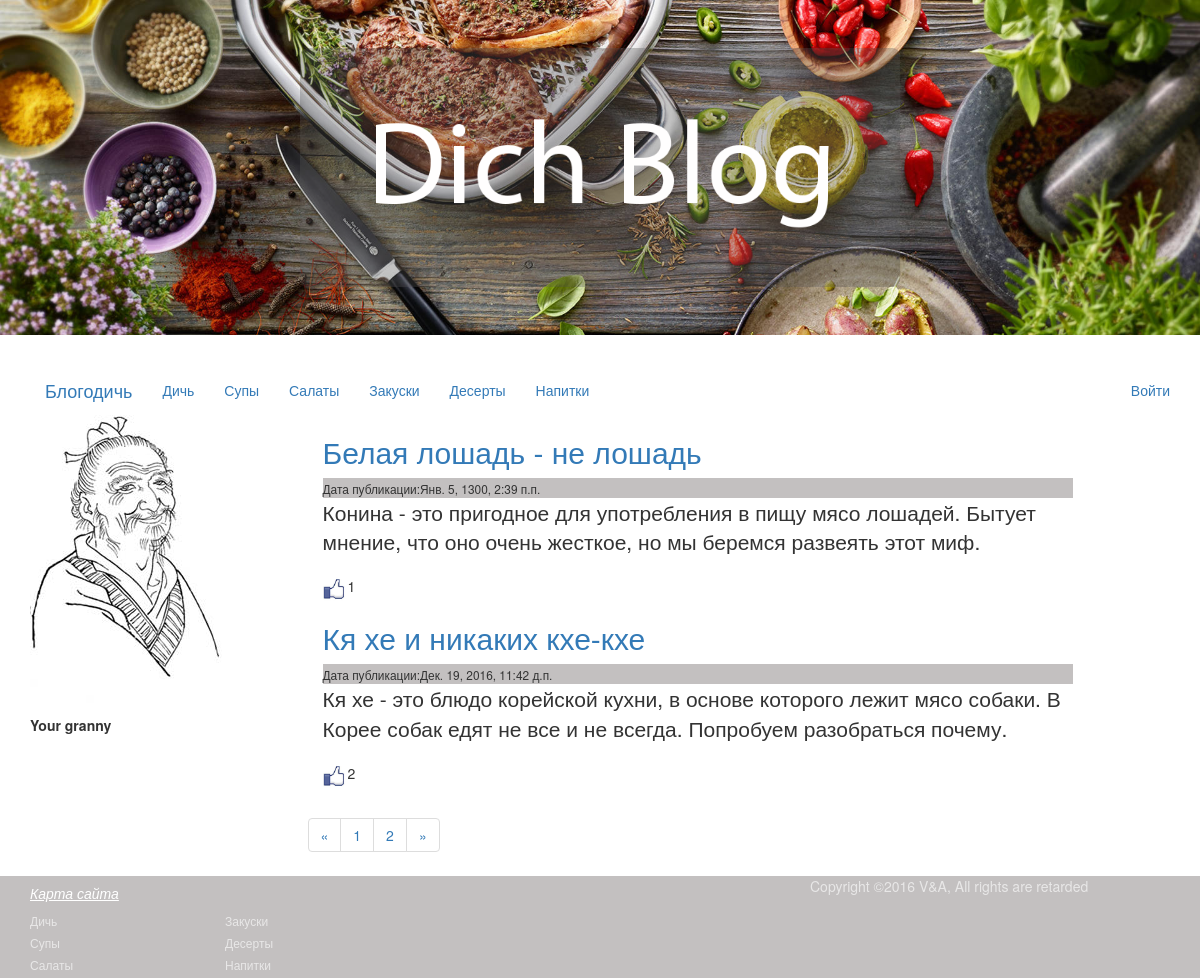
Screenshot of /basicview/articles/all/ with the database file from the repository.
### article/models.py (models this page shows)
class Article(models.Model):
    class Meta():
        db_table = 'article'
    article_title = models.CharField(max_length=200)
    article_text = models.TextField()
    article_date = models.DateTimeField()
    article_likes = models.IntegerField(default=0)

### article/views.py (the view)
# urls.py: url(r'^articles/get/(?P<article_id>\d+)/$',  views.article),
def articles(request, page_number=1):
    all_articles = Article.objects.all()
    current_page = Paginator(all_articles, 2)
    return render_to_response('articles.html', {'articles': current_page.page(page_number), 'username': auth.get_user(request).username})

### article/templates/articles.html
{% extends 'main.html' %}
{% load static %}
{% block article %}
<div class="container">
			<div class="row">
				<div class="col-md-3 box profile">
				<aside>
					<img src="{% static 'img/lun.jpg' %}" alt="Mr Froid">
                    <label>Your granny</label>
				</aside>
			</div>
			<div class="col-md-8 box">
{% for article in articles %}
                <article>
					<header><h2><a href="/articles/get/{{ article.id }}/">{{ article.article_title }}</a></h2></header>
					<footer><small>Дата публикации:{{ article.article_date }}</small></footer>
				    <div class="lead">{{ article.article_text }}</div>
                    <p><a href="/articles/addlike/{{ article.id }}/"><img src="{% static 'images.jpg' %}" width="25px" height="25px"></a>{{ article.article_likes }}</p>
				</article>
{% endfor %}
    <div class="row">
        <div class="large-3 large-offset-5 columns">
            <ul class="pagination">
                {% if articles.has_previous %}
                    <li class="arrow"><a href="/page/{{ articles.previous_page_number }}/">&laquo;</a></li>
                {% else %}
                    <li class="arrow unavailable"><a href="">&laquo;</a></li>
                {% endif %}
                {% for page in articles.paginator.page_range %}
                    {% if page == articles.number %}
                        <li class="current"><a href="/page/{{ page }}/">{{ page }}</a></li>
                    {% else %}
                        <li><a href="/page/{{ page }}/">{{ page }}</a></li>
                    {% endif %}
                {% endfor %}
                {% if articles.has_next %}
                    <li class="arrow"><a href="/page/{{ articles.next_page_number }}/">&raquo;</a></li>
                {% else %}
                    <li class="arrow unavailable"><a href="">&raquo;</a></li>
                {% endif %}
            </ul>
        </div>
    </div>
</div>
            </div>
    </div>
{% endblock %}

### article/templates/main.html (shortened to what this page needs)
{% load static %}
<!DOCTYPE html>
<html>
<head>
	<link href="{% static 'css/bootstrap.min.css' %}" rel="stylesheet">
	<link href="{% static 'css/main.css' %}" rel="stylesheet">
</head>
<body>
<header>
    <div class="jumbotron">
    	<img src="{% static 'img/logo.png' %}" title="M-m-m, so tasty!" width="50%" height="50%">
    </div>
</header>
    <div class="container">
        <a class="navbar-brand" href='#'>Блогодичь</a>
<div class="top-bar">
    <section class="top-bar-section">
         <ul class="nav navbar-nav">
    		<li class="active"><a href="#">Дичь<span class="sr-only">(текущее)</span></a></li>
    		<li><a href="#">Супы<span class="sr-only">(текущее)</span></a></li>
    		<li><a href="#">Салаты<span class="sr-only">(текущее)</span></a></li>
    		<li><a href="#">Закуски<span class="sr-only">(текущее)</span></a></li>
    		<li><a href="#">Десерты<span class="sr-only">(текущее)</span></a></li>
    		<li><a href="#">Напитки<span class="sr-only">(текущее)</span></a></li>
   		</ul>
        <ul class="nav navbar-nav navbar-right">
            {% if username %}
                <li><a href="/auth/logout/">Выйти ({{ username }})</a></li>
            {% else %}
                <li><a href="/auth/login/">Войти</a></li>
            {% endif %}
        </ul>
    </section>
</div> </div>
<div class="row">
{% block article %}{% endblock %}
</div>
	<footer>
	<div class="container">
   	  <div class="row">
        	<div class="col-sm-4 sitemap">
            	<h5>Карта сайта</h5>
            	<div class="row">
                	<div class="col-md-6">
                    	<a href="#">Дичь</a>
                        <a href="#">Супы</a>
                        <a href="#">Салаты</a>
                    </div>
                    <div class="col-md-6">
                    	<a href="#">Закуски</a>
                        <a href="#">Десерты</a>
                        <a href="#">Напитки</a>
                    </div>
                </div>
            </div>
        	<div class="col-sm-4"></div>
          	<div class="col-sm-4 copyright">Copyright &copy;2016 V&A,  All rights are retarded</div>
      </div>
    </div>
</footer>
</body>
</html>

### article/static/css/main.css (style rules this page uses)
.jumbotron { background-image:url(../img/jumbo.jpg); background-size:cover; text-align:center; color:#580606; }
footer { background-color:hsla(0,4%,42%,0.41); }
footer a { color:hsla(0,0%,100%,0.62); }
.sitemap a { display:block; font-size:12px; margin-bottom:5px; }
.sitemap h5 { font-style:italic; text-decoration:underline; color:hsla(0,0%,100%,1.00); }
.copyright { color:hsla(0,0%,100%,0.62); }

### rows the page displays
Article: article_title "Белая лошадь - не лошадь", article_date "Янв. 5, 1300, 2:39 п.п.", article_text "Конина - это пригодное для употребления в пищу мясо лошадей. Бытует мнение, что оно очень жесткое, но мы беремся развеять этот миф.", article_likes "1"
Article: article_title "Кя хе и никаких кхе-кхе", article_date "Дек. 19, 2016, 11:42 д.п.", article_text "Кя хе - это блюдо корейской кухни, в основе которого лежит мясо собаки. В Корее собак едят не все и не всегда. Попробуем разобраться почему.", article_likes "2"

### other values shown
{{ page }} "1"
{{ page }} "2"
